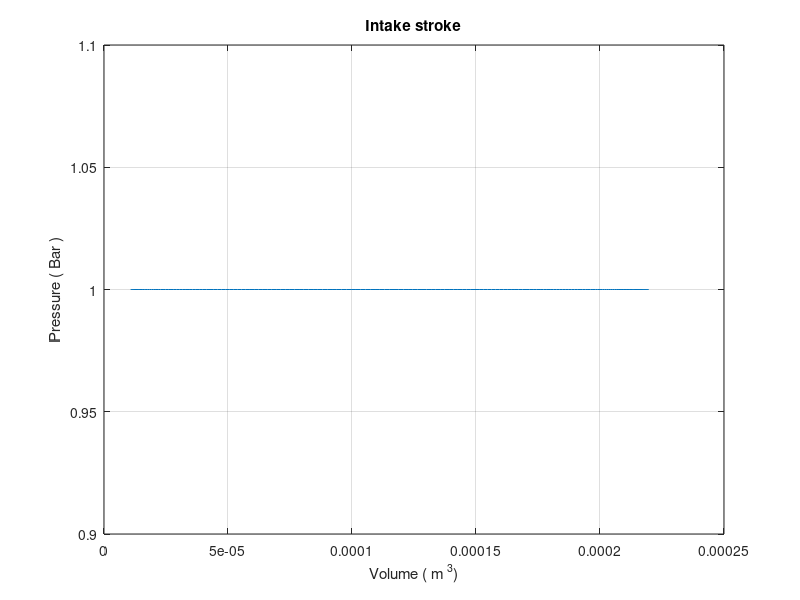
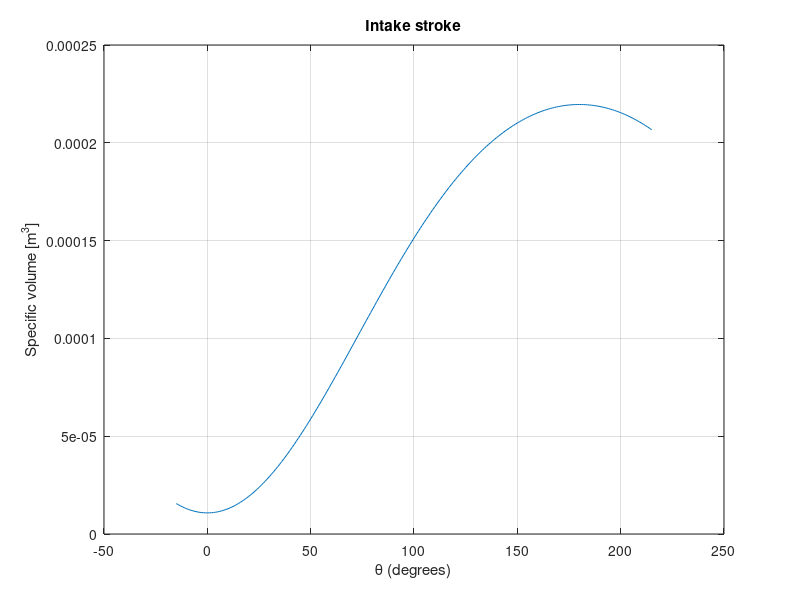
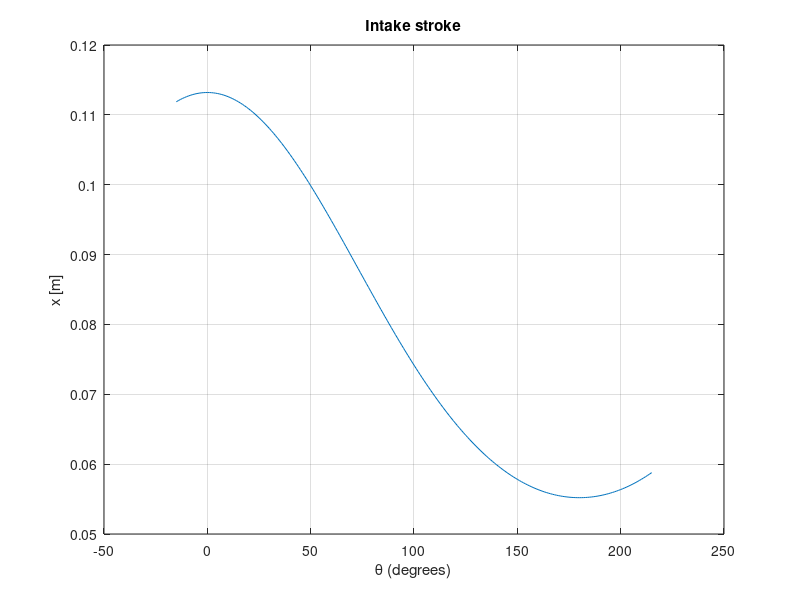

Recreate these plots in MATLAB, in order.
%% Defining constants

S = 0.058; % [m] Stroke
r  = 1/2 * S; % [m] Lenght of crankshaft
l = 0.0842; % [m] Lenght of the connecting rod
B = 0.0677; % [m] Bore dimension
TDC = 0.003; % [m] Top dead center
BDC = S + TDC; % [m] Bottom dead center
V_c = pi/4 * B^2 * TDC; % [m] Compression volume
P_atm  = 1; % [Bar] Atmospheric pressure

%% Defining the kinematic equations of the engine as functions of theta

theta_deg = linspace(-15, 215, 231); % Intake stroke in degrees. Lasts from -15 to 215
theta_rad = deg2rad(theta_deg); % Intake stroke in radians for ease of use

x = r * cos(theta_rad) + sqrt(l^2 - r^2 * sin(theta_rad).^2); % [m] x postion of piston as a function of theta
d = l + r - x; % [m] Distance of pistion from TDC as a function of theta
Vcyl = pi * (B/2)^2 * d + V_c; % [m^3] Free cylinder volume as a function of theta

P = ones(1, 231) * P_atm; % Constant pressure throughout intake stroke

%% Plotting different figures

% PV
figure;
plot (Vcyl, P) ;
xlabel ( ' Volume ( m ^3) ') ;
ylabel ( ' Pressure ( Bar ) ') ;
title ( 'Intake stroke') ;
grid on ;

% Theta V
figure;
plot (theta_deg, Vcyl) ;
xlabel ( '\theta (degrees)') ;
ylabel ( 'Specific volume [m^3]') ;
title ( 'Intake stroke') ;
grid on ;

% Theta x
figure;
plot (theta_deg, x) ;
xlabel ( '\theta (degrees)') ;
ylabel ( ' x [m] ') ;
title ( 'Intake stroke') ;
grid on ;

